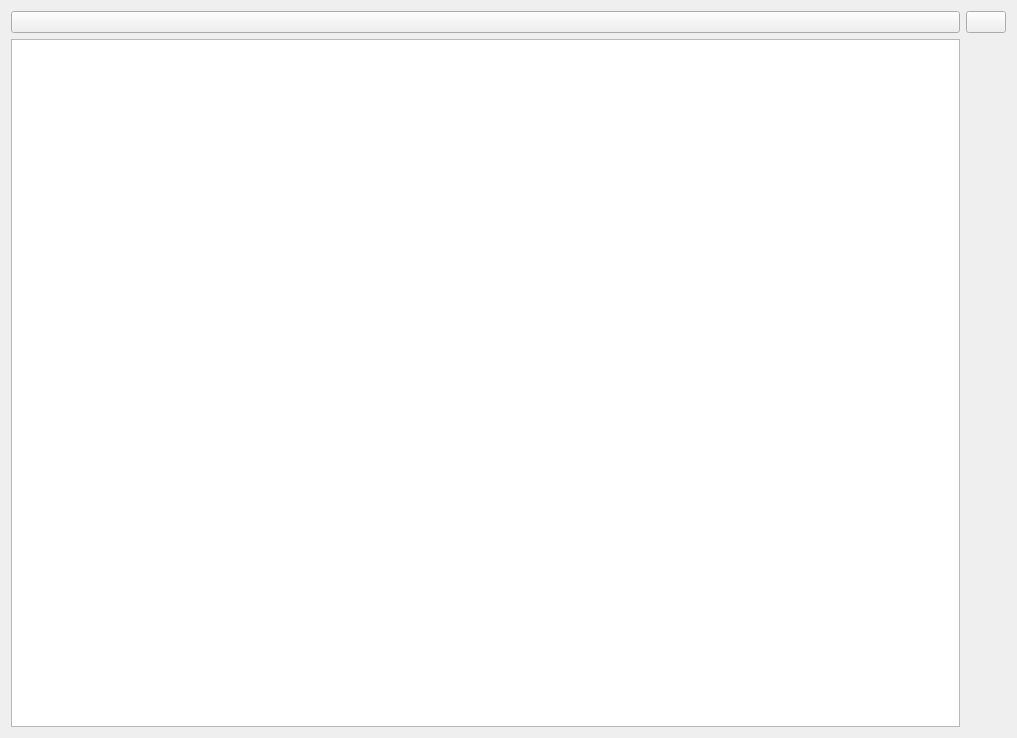
<?xml version="1.0" encoding="UTF-8"?>
<ui version="4.0">
 <class>Form</class>
 <widget class="QWidget" name="Form">
  <property name="geometry">
   <rect>
    <x>0</x>
    <y>0</y>
    <width>1017</width>
    <height>738</height>
   </rect>
  </property>
  <property name="windowTitle">
   <string>Form</string>
  </property>
  <layout class="QGridLayout" name="gridLayout_2">
   <item row="0" column="0">
    <widget class="CalendarPicker" name="calendar_picker_fault_history"/>
   </item>
   <item row="0" column="1">
    <widget class="ComboBox" name="combo_box_devices"/>
   </item>
   <item row="1" column="0">
    <widget class="TableWidget" name="table_fault_history"/>
   </item>
  </layout>
 </widget>
 <customwidgets>
  <customwidget>
   <class>ComboBox</class>
   <extends>QPushButton</extends>
   <header>qfluentwidgets</header>
  </customwidget>
  <customwidget>
   <class>CalendarPicker</class>
   <extends>QPushButton</extends>
   <header>qfluentwidgets</header>
  </customwidget>
  <customwidget>
   <class>TableWidget</class>
   <extends>QTableWidget</extends>
   <header>qfluentwidgets</header>
  </customwidget>
 </customwidgets>
 <resources/>
 <connections/>
</ui>
